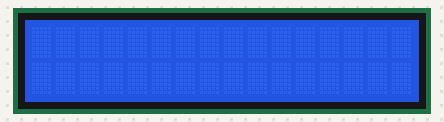
Bench run of a sketch on a simulated Arduino Uno, built with avr-gcc and run on an emulated ATmega328P. On the bench: 16×2 character LCD.

Above: at 0.1 s.
At 0.9 s:
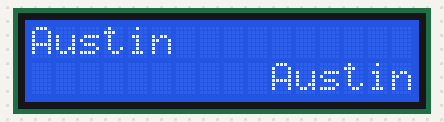
At 2.4 s:
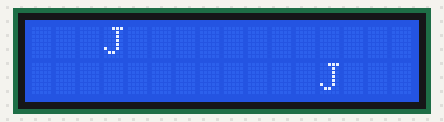
At 3.9 s:
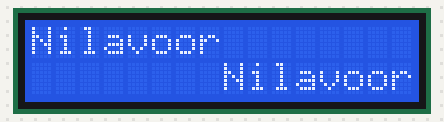

Measured:
- by itself, everything shown: repeats every 4.5 s, in 7 steps
- what the display in image 1 shows lasts 0.8 s, from 0.8 s to 1.6 s

The sketch:

austin_j.ino
```cpp
// include the library code:
#include <LiquidCrystal.h>

// initialize the library with the numbers of the interface pins
LiquidCrystal lcd(12, 11, 5, 4, 3, 2);

void setup() {
  // set up the LCD's number of columns and rows:
  lcd.begin(16, 2);
}

void loop() {
  // set the cursor to (0,0):
  lcd.setCursor(0, 0);
  // Print a message to the LCD.
  lcd.print("Austin");
  // set the cursor to (16,1):
  lcd.setCursor(10, 16);
  // Print a message to the LCD.
  lcd.print("Austin");
    // Turn off the display:
  lcd.noDisplay();
  delay(750);
  // Turn on the display:
  lcd.display();
  delay(750);
  lcd.clear();

   // set the cursor to (0,0):
  lcd.setCursor(0, 0);
  // Print a message to the LCD.
  lcd.print("   J");
  // set the cursor to (16,1):
  lcd.setCursor(10, 16);
  // Print a message to the LCD.
  lcd.print("  J");
    // Turn off the display:
  lcd.noDisplay();
  delay(750);
  // Turn on the display:
  lcd.display();
  delay(750);
  lcd.clear();

   // set the cursor to (0,0):
  lcd.setCursor(0, 0);
  // Print a message to the LCD.
  lcd.print("Nilavoor");
  // set the cursor to (16,1):
  lcd.setCursor(8, 16);
  // Print a message to the LCD.
  lcd.print("Nilavoor");
    // Turn off the display:
  lcd.noDisplay();
  delay(750);
  // Turn on the display:
  lcd.display();
  delay(750);
  lcd.clear();
}
```
